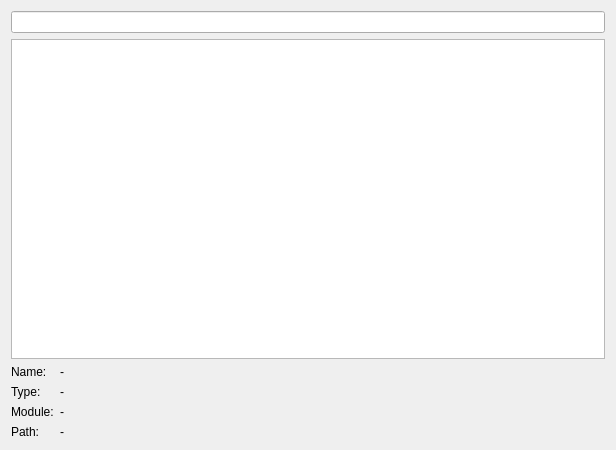
<?xml version="1.0" encoding="UTF-8"?>
<ui version="4.0">
 <class>PageOptions</class>
 <widget class="QWizardPage" name="PageOptions">
  <property name="geometry">
   <rect>
    <x>0</x>
    <y>0</y>
    <width>616</width>
    <height>450</height>
   </rect>
  </property>
  <property name="windowTitle">
   <string>WizardPage</string>
  </property>
  <property name="title">
   <string>Options</string>
  </property>
  <layout class="QVBoxLayout" name="verticalLayout">
   <item>
    <widget class="QLineEdit" name="lineEditFilterOption">
     <property name="clearButtonEnabled">
      <bool>true</bool>
     </property>
    </widget>
   </item>
   <item>
    <widget class="QTableView" name="tableViewOptions">
     <property name="editTriggers">
      <set>QAbstractItemView::CurrentChanged|QAbstractItemView::DoubleClicked</set>
     </property>
     <attribute name="horizontalHeaderStretchLastSection">
      <bool>true</bool>
     </attribute>
    </widget>
   </item>
   <item>
    <layout class="QHBoxLayout" name="horizontalLayout">
     <item>
      <layout class="QGridLayout" name="gridLayout">
       <item row="2" column="0">
        <widget class="QLabel" name="label_3">
         <property name="text">
          <string>Module:</string>
         </property>
        </widget>
       </item>
       <item row="1" column="1">
        <widget class="QLabel" name="labelType">
         <property name="text">
          <string>-</string>
         </property>
        </widget>
       </item>
       <item row="0" column="1">
        <widget class="QLabel" name="labelName">
         <property name="text">
          <string>-</string>
         </property>
        </widget>
       </item>
       <item row="1" column="0">
        <widget class="QLabel" name="label_2">
         <property name="text">
          <string>Type:</string>
         </property>
        </widget>
       </item>
       <item row="3" column="0">
        <widget class="QLabel" name="label_7">
         <property name="text">
          <string>Path:</string>
         </property>
        </widget>
       </item>
       <item row="2" column="1">
        <widget class="QLabel" name="labelModule">
         <property name="text">
          <string>-</string>
         </property>
        </widget>
       </item>
       <item row="0" column="0">
        <widget class="QLabel" name="label">
         <property name="text">
          <string>Name:</string>
         </property>
        </widget>
       </item>
       <item row="3" column="1">
        <widget class="QLabel" name="labelPath">
         <property name="text">
          <string>-</string>
         </property>
        </widget>
       </item>
      </layout>
     </item>
     <item>
      <spacer name="horizontalSpacer">
       <property name="orientation">
        <enum>Qt::Horizontal</enum>
       </property>
       <property name="sizeHint" stdset="0">
        <size>
         <width>40</width>
         <height>20</height>
        </size>
       </property>
      </spacer>
     </item>
    </layout>
   </item>
  </layout>
 </widget>
 <resources/>
 <connections/>
</ui>
